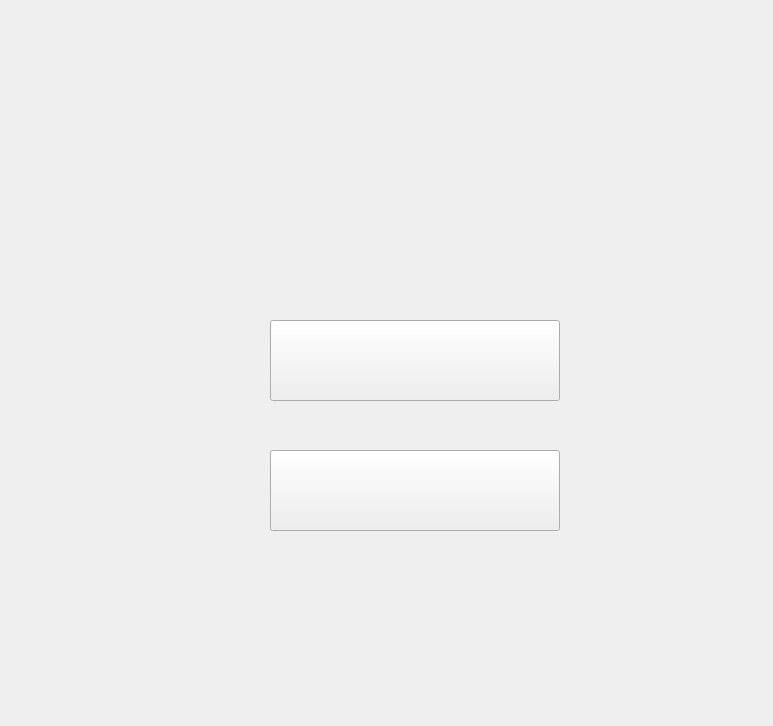
<?xml version="1.0" encoding="UTF-8"?>
<ui version="4.0">
 <class>GameOver</class>
 <widget class="QWidget" name="GameOver">
  <property name="geometry">
   <rect>
    <x>0</x>
    <y>0</y>
    <width>773</width>
    <height>726</height>
   </rect>
  </property>
  <property name="windowTitle">
   <string>Form</string>
  </property>
  <property name="styleSheet">
   <string notr="true"/>
  </property>
  <widget class="QLabel" name="background">
   <property name="geometry">
    <rect>
     <x>20</x>
     <y>20</y>
     <width>773</width>
     <height>726</height>
    </rect>
   </property>
   <property name="styleSheet">
    <string notr="true">image: url(:/gameover/resource/game_over.png);</string>
   </property>
   <property name="text">
    <string/>
   </property>
  </widget>
  <widget class="QPushButton" name="pushButton">
   <property name="geometry">
    <rect>
     <x>270</x>
     <y>320</y>
     <width>290</width>
     <height>81</height>
    </rect>
   </property>
   <property name="styleSheet">
    <string notr="true">border-image: url(:/gameover/resource/try_again.jpg);</string>
   </property>
   <property name="text">
    <string/>
   </property>
  </widget>
  <widget class="QPushButton" name="pushButton_2">
   <property name="geometry">
    <rect>
     <x>270</x>
     <y>450</y>
     <width>290</width>
     <height>81</height>
    </rect>
   </property>
   <property name="styleSheet">
    <string notr="true">border-image: url(:/gameover/resource/back_to_menu.jpg);</string>
   </property>
   <property name="text">
    <string/>
   </property>
  </widget>
 </widget>
 <resources/>
 <connections/>
</ui>
